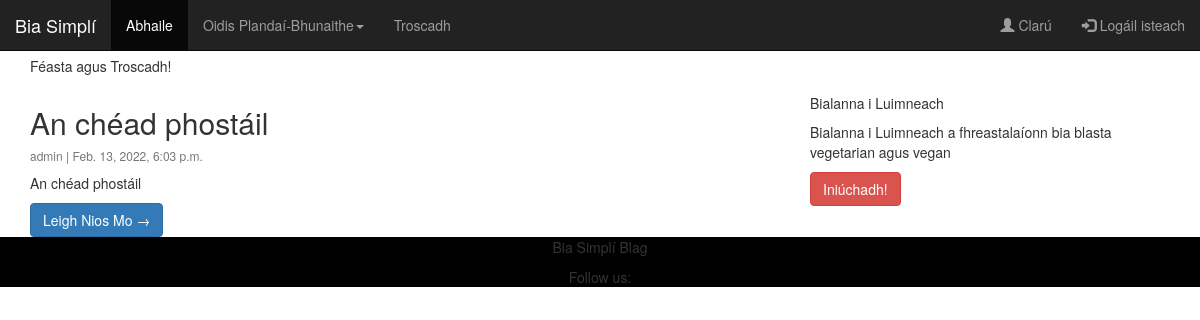
The page / on the database its author committed.
### blog/models.py (models this page shows, shortened)
class Post(models.Model):
    title = models.CharField(max_length=200, unique=True)
    slug = models.SlugField(max_length=200, unique=True)
    author = models.ForeignKey(User, on_delete= models.CASCADE,related_name='blog_posts')
    updated_on = models.DateTimeField(auto_now= True)
    content = models.TextField()
    created_on = models.DateTimeField(auto_now_add=True)
    status = models.IntegerField(choices=STATUS, default=0)
    class Meta:
        ordering = ['-created_on']

### blog/views.py (the view)
# urls.py: path('', views.PostList.as_view(), name='home'),
class PostList(generic.ListView):
    queryset = Post.objects.filter(status=1).order_by('-created_on')
    template_name = 'index.html'

### templates/index.html (shortened to what this page needs)
{% extends "base.html" %}
{% block content %}
<header class="masthead">
    <div class="container">
        <div class="row">
            <div class=" col-md-8 col-md-10 mx-auto">
                <div class="site-heading">
                    <h3 class=" site-heading my-4 mt-3 text-black"> Fáilte Roimh Bia Simplí </h3>
                    <p class="text-dark">Féasta agus Troscadh! &nbsp
                    </p>
                </div>
            </div>
        </div>
    </div>
</header>
<div class="container">
    <div class="row">
        <div class="col-md-8 mt-3 left">
            {% for post in post_list %}
            <div class="card mb-4">
                <div class="card-body">
                    <h2 class="card-title">{{ post.title }}</h2>
                    <p class="card-text text-muted h6">{{ post.author }} | {{ post.created_on}} </p>
                    <p class="card-text">{{post.content|slice:":200" }}</p>
                    <a href="{% url 'post_detail' post.slug  %}" class="btn btn-primary">
                        Leigh Nios Mo &rarr;</a>
                </div>
            </div>
            {% endfor %}
        </div>
        {% block sidebar %} {% include 'sidebar.html' %} {% endblock sidebar %}
    </div>
</div>
{%endblock%}

### rows shown on the page
Post: title "An chéad phostáil", author "admin", created_on "Feb. 13, 2022, 6:03 p.m.", content "An chéad phostáil"
